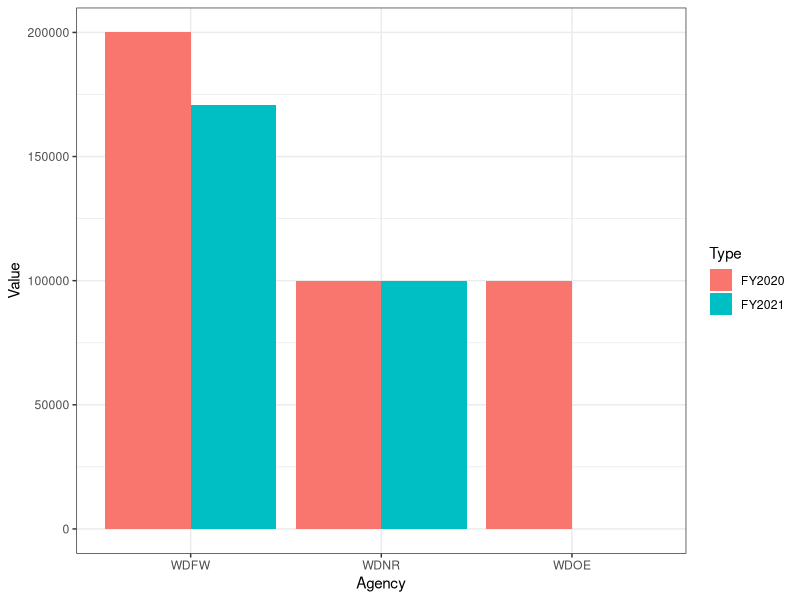
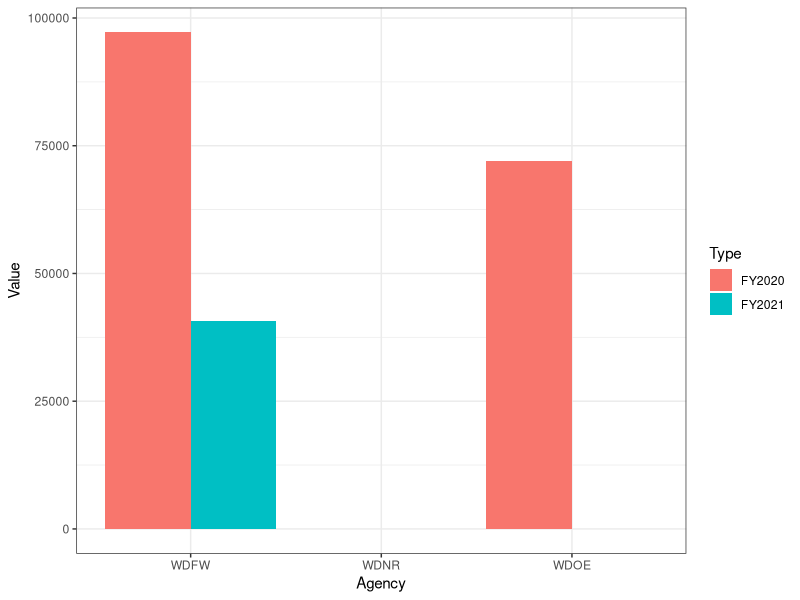

Write the R code that produced these figures, in order.
## ---- chunk 1
knitr::opts_chunk$set(echo = TRUE)

library(knitr)
library(scales)
library(ggplot2)
library(tidyr)
library(here)

projects <- read.csv(here("2020","ProjectData2020.csv"))
waiver <- read.csv(here("2020","WaiverUsage2020.csv"))
base <- read.csv(here("2020","BaseSpending2020.csv"))

Year <- "2020"
Year.m1 <- as.character(as.numeric(Year)-1)
Year.p1 <- as.character(as.numeric(Year)+1)
start.date <- paste("7/1/",Year.m1,sep="")
end.date <- paste("6/30/",Year,sep="")
  
coop.projects <- projects[c(projects$Coop == 1),]

totaldollars <- dollar(sum(coop.projects$TotalDollars))
newdollars <- dollar(sum(coop.projects$NewDollars))

funds.by.agency <- aggregate(coop.projects$TotalDollars,by=list(coop.projects$ParentAgency), FUN = sum)
funds.by.agency <- funds.by.agency[order(funds.by.agency$x,decreasing=TRUE),]
agency1 <- funds.by.agency[1,1]
agency2 <- funds.by.agency[2,1]
agency3 <- funds.by.agency[3,1]

total.funds.by.sponsor <- aggregate(coop.projects$TotalDollars,by = list(coop.projects$Sponsor,coop.projects$University),FUN=sum, drop = FALSE)

new.funds.by.sponsor <- aggregate(coop.projects$NewDollars,by = list(coop.projects$Sponsor,coop.projects$University),FUN=sum, drop = FALSE)

sponsor <- cbind(total.funds.by.sponsor,new.funds.by.sponsor[,3])
colnames(sponsor) <- c("Sponsor","University","Total Funds","New Funds")

Required <- c("WDFW-Fisheries","WDFW-Habitat","WDFW-Wildlife","WDNR","WDOE")
Required <- is.element(sponsor[,1],Required)
sponsor[intersect(which(Required == TRUE), which(is.na(sponsor$'Total Funds'==TRUE))),c(3,4)] <- 0
sponsor <- sponsor[complete.cases(sponsor), ]
sponsor$'Total Funds' <- dollar(sponsor$'Total Funds')
sponsor$'New Funds' <- dollar(sponsor$'New Funds')

## ---- chunk 2

kable(sponsor, caption = paste("Table 1. Total funds and new funds by sponsor and university in FY",Year,sep=""))

waiver <- waiver[,c(1,2,ncol(waiver)-1,ncol(waiver))]

total.waiver <- dollar(400000)

UW <- waiver[which(waiver$University == "UW"),-c(1)]
UW.waiver.left <- dollar(400000 - sum(UW[,ncol(UW)-1]))
UW.waiver.avail <- dollar(400000 - sum(UW[,ncol(UW)]))

WSU <- waiver[which(waiver$University == "WSU"),-c(1)]
WSU.waiver.left <- dollar(400000 - sum(WSU[,ncol(WSU)-1]))
WSU.waiver.avail <- dollar(400000 - sum(WSU[,ncol(WSU)])) 

## ---- chunk 3

UW %>%
  gather("Type","Value",-Agency) %>%
  ggplot(aes(Agency,Value,fill=Type))+
  geom_bar(position = "dodge",stat="identity")+
  theme_bw()

WSU %>%
  gather("Type","Value",-Agency) %>%
  ggplot(aes(Agency,Value,fill=Type))+
  geom_bar(position = "dodge",stat="identity")+
  theme_bw()

balance <- dollar(base[nrow(base),ncol(base)])
spending <- dollar(base[nrow(base)-1,ncol(base)])
income <- dollar(71250)
base <- base[-c(nrow(base)),c(1,ncol(base))]

base[1:10,2] <- dollar(base[1:10,2])


## ---- chunk 4
kable(base,caption = paste("Table 2. Spending on base funds by category in FY",Year,sep=""))


